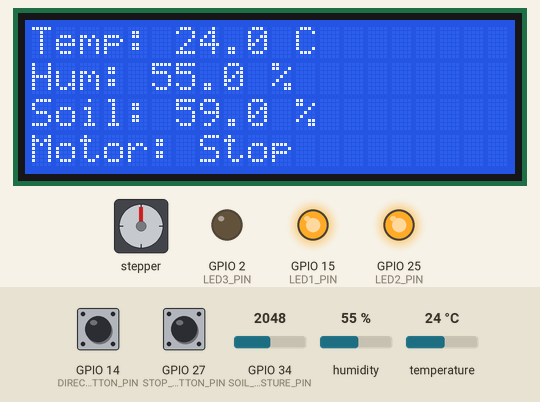
Bench run of a sketch on a simulated ESP32. Parts: 20×4 character LCD, stepper motor, output pins drawn as LEDs (lit = HIGH). Inputs (shaded band) come from the test bench; at power-on: GPIO 14 (DIRECTION_BUTTON_PIN) HIGH, GPIO 34 (SOIL_MOISTURE_PIN) = 2048, temperature 24 °C, GPIO 27 (STOP_BUTTON_PIN) HIGH, humidity 55 %. Stepper angles assume 2048 steps per turn; what the sketch prints to the serial monitor is not drawn.

Above: at 2.2 s.
2.3 s: GPIO 14 (DIRECTION_BUTTON_PIN) pulled LOW for 0.15 s
At 2.76 s:
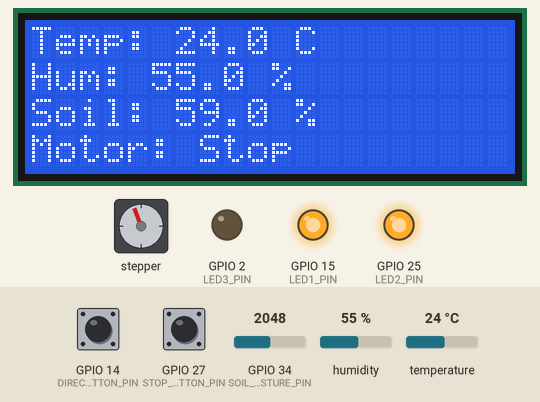
3.0 s: GPIO 14 (DIRECTION_BUTTON_PIN) pulled LOW for 1 s
At 3.36 s:
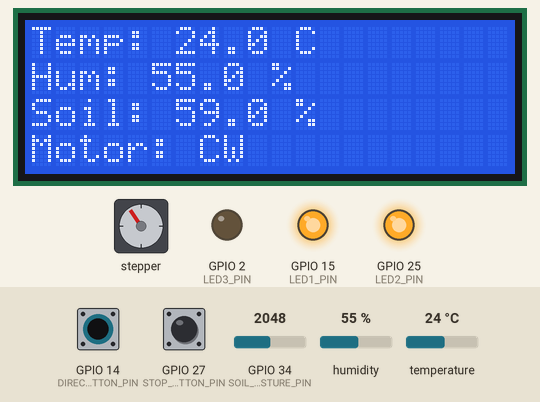
4.6 s: GPIO 34 (SOIL_MOISTURE_PIN) set to 2218
At 5.6 s:
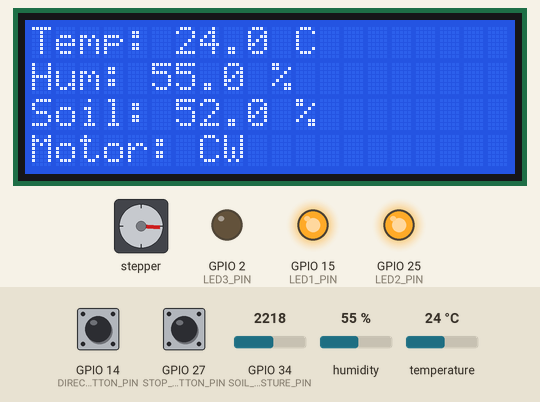
6.9 s: GPIO 34 (SOIL_MOISTURE_PIN) set to 2283
At 7.3 s:
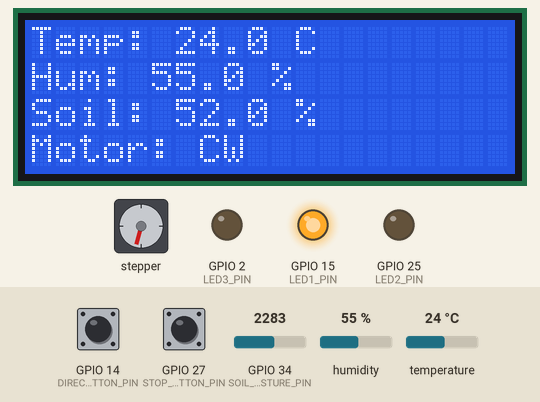
9.2 s: GPIO 14 (DIRECTION_BUTTON_PIN) pulled LOW for 0.15 s
9.9 s: temperature set to 26 °C
At 13.69 s:
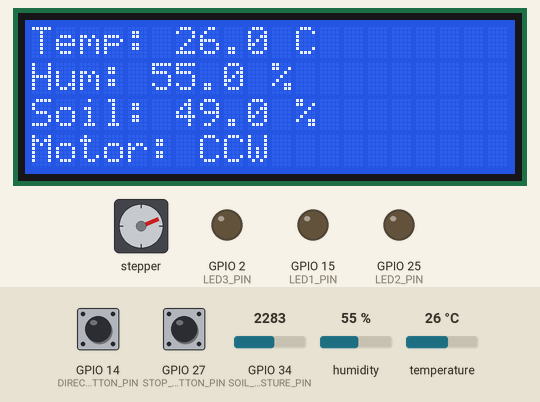
Timing chart, 0 to 15.3 s (numbered marks = the images above; inputs shaded):
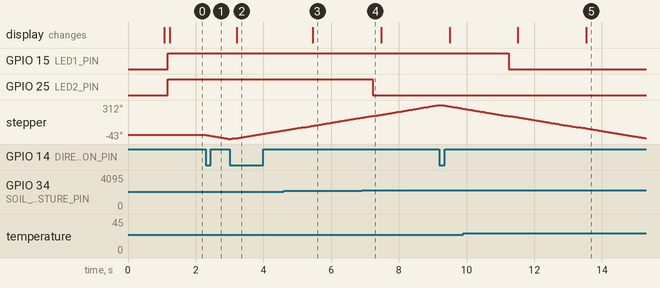

Measured:
- the behaviour switches between 2249 and 2250 on GPIO 34 (SOIL_MOISTURE_PIN) (found by bisection; images 3 and 4)
- the behaviour switches between 24 and 25 °C on temperature (found by bisection; images 4 and 5)
- after the input at 2.3 s, stepper: turns 43° counter-clockwise in 0.68 s, starting at once
- after the input at 3.0 s, the display: changes after 0.21 s (image 2)
- after the input at 4.6 s, the display: changes after 0.86 s (image 3)
- after the input at 6.9 s, GPIO 25 (LED2_PIN): HIGH → LOW after 0.33 s
- after the input at 9.9 s, GPIO 15 (LED1_PIN): HIGH → LOW after 1.3 s; the display: first changes after 1.6 s (image 5 shows a later state)

The sketch:

test.ino
```cpp
#include <Arduino.h>
#include <Stepper.h>
#include <DHT.h>
#include <LiquidCrystal_I2C.h>
#include <freertos/FreeRTOS.h>
#include <freertos/task.h>
#include <freertos/queue.h>
#include <freertos/semphr.h>

// Số bước cho mỗi vòng quay của động cơ (2048 bước cho 28BYJ-48 với tỉ lệ giảm tốc 64:1)
const int STEPS_PER_REVOLUTION = 2048;

// Định nghĩa các chân
#define IN1 19           // GPIO 19
#define IN2 18           // GPIO 18
#define IN3 5            // GPIO 5
#define IN4 17           // GPIO 17
#define DIRECTION_BUTTON_PIN 14  // GPIO 14 cho nút đảo chiều
#define STOP_BUTTON_PIN 27       // GPIO 27 cho nút dừng
#define DHT11_PIN 4      // GPIO 4 cho DHT11
#define SOIL_MOISTURE_PIN 34 // GPIO 34 (ADC1_6) cho độ ẩm đất
#define LED1_PIN 15      // GPIO 15 cho LED1 (nhiệt độ < 25°C)
#define LED2_PIN 25      // GPIO 25 cho LED2 (độ ẩm đất > 50%)
#define LED3_PIN 2      // GPIO 26 cho LED3 (nhiệt độ > 30°C)

// Khởi tạo đối tượng
Stepper myStepper(STEPS_PER_REVOLUTION, IN1, IN3, IN2, IN4);
#define DHTTYPE DHT11
DHT dht(DHT11_PIN, DHTTYPE);
LiquidCrystal_I2C lcd(0x27, 20, 4); // LCD I2C (địa chỉ 0x27, 20x4)

// Biến toàn cục cho động cơ
bool isClockwise = true; // true: thuận, false: ngược
SemaphoreHandle_t directionSemaphore;
SemaphoreHandle_t stopSemaphore;
SemaphoreHandle_t directionMutex;

// Queue cho dữ liệu cảm biến
QueueHandle_t sensorQueue;

// Cấu trúc dữ liệu cảm biến
typedef struct {
    float temperature;     // Nhiệt độ từ DHT11
    float humidity;        // Độ ẩm không khí từ DHT11
    int soil_moisture;     // Độ ẩm đất (giá trị analog)
    float soil_percentage; // Độ ẩm đất tính theo phần trăm
} sensor_data_t;

// Task xử lý hai nút nhấn
void buttonTask(void *pvParameters) {
    int lastDirectionButtonState = HIGH;
    int lastStopButtonState = HIGH;

    while (1) {
        // Đọc trạng thái hai nút
        int directionButtonState = digitalRead(DIRECTION_BUTTON_PIN);
        int stopButtonState = digitalRead(STOP_BUTTON_PIN);

        // Xử lý nút đảo chiều
        if (directionButtonState == LOW && lastDirectionButtonState == HIGH) {
            // Phát hiện cạnh xuống: đảo chiều và kích hoạt quay
            if (xSemaphoreTake(directionMutex, portMAX_DELAY) == pdTRUE) {
                isClockwise = !isClockwise;
                Serial.println(isClockwise ? "Direction Button Pressed: Set to Clockwise" :
                                           "Direction Button Pressed: Set to Counterclockwise");
                xSemaphoreGive(directionMutex);
            }
            // Báo hiệu quay liên tục
            xSemaphoreGive(directionSemaphore);
            vTaskDelay(50 / portTICK_PERIOD_MS); // Chống dội phím
        }

        // Xử lý nút dừng
        if (stopButtonState == LOW && lastStopButtonState == HIGH) {
            // Phát hiện cạnh xuống: báo hiệu dừng
            xSemaphoreGive(stopSemaphore);
            Serial.println("Stop Button Pressed: Motor Stopped");
            vTaskDelay(50 / portTICK_PERIOD_MS); // Chống dội phím
        }

        // Cập nhật trạng thái nút
        lastDirectionButtonState = directionButtonState;
        lastStopButtonState = stopButtonState;

        vTaskDelay(10 / portTICK_PERIOD_MS); // Kiểm tra mỗi 10ms
    }
}

// Task điều khiển động cơ
void motorTask(void *pvParameters) {
    bool localIsClockwise = true;

    while (1) {
        // Kiểm tra nút dừng trước
        if (xSemaphoreTake(stopSemaphore, 0) == pdTRUE) {
            // Nút dừng được nhấn: lấy directionSemaphore để ngăn quay
            xSemaphoreTake(directionSemaphore, 0);
            continue; // Bỏ qua quay động cơ
        }

        // Kiểm tra trạng thái quay
        if (xSemaphoreTake(directionSemaphore, 0) == pdTRUE) {
            if (xSemaphoreTake(directionMutex, portMAX_DELAY) == pdTRUE) {
                localIsClockwise = isClockwise;
                xSemaphoreGive(directionMutex);
            }

            if (localIsClockwise) {
                myStepper.step(10); // 10 bước thuận
                Serial.println("Motor Task: Rotating Clockwise");
            } else {
                myStepper.step(-10); // 10 bước ngược
                Serial.println("Motor Task: Rotating Counterclockwise");
            }
            xSemaphoreGive(directionSemaphore);
        }

        vTaskDelay(10 / portTICK_PERIOD_MS); // Lặp mỗi 10ms
    }
}

// Task đọc cảm biến
void sensor_task(void *pvParameters) {
    sensor_data_t sensor_data;

    while (1) {
        // Đọc độ ẩm đất
        int soil_value = analogRead(SOIL_MOISTURE_PIN);
        int soil_min = 1000; // Đất ướt
        int soil_max = 3500; // Đất khô
        sensor_data.soil_moisture = soil_value;
        sensor_data.soil_percentage = map(soil_value, soil_min, soil_max, 100, 0);
        sensor_data.soil_percentage = constrain(sensor_data.soil_percentage, 0, 100);

        // Đọc DHT11
        float h = dht.readHumidity();
        float t = dht.readTemperature();
        if (!isnan(h) && !isnan(t)) {
            sensor_data.temperature = t;
            sensor_data.humidity = h;
        } else {
            sensor_data.temperature = -1;
            sensor_data.humidity = -1;
        }

        // Gửi dữ liệu vào queue
        xQueueSend(sensorQueue, &sensor_data, portMAX_DELAY);
        vTaskDelay(2000 / portTICK_PERIOD_MS); // Đọc mỗi 2 giây
    }
}

// Task hiển thị và điều khiển
void display_and_control_task(void *pvParameters) {
    sensor_data_t sensor_data;
    bool led1_state = false;
    bool led2_state = false;
    bool led3_state = false;

    pinMode(LED1_PIN, OUTPUT);
    pinMode(LED2_PIN, OUTPUT);
    pinMode(LED3_PIN, OUTPUT);
    digitalWrite(LED1_PIN, LOW);
    digitalWrite(LED2_PIN, LOW);
    digitalWrite(LED3_PIN, LOW);

    while (1) {
        // Nhận dữ liệu cảm biến
        if (xQueueReceive(sensorQueue, &sensor_data, 0) == pdTRUE) {
            // Điều khiển LED1 (nhiệt độ < 25°C)
            if (sensor_data.temperature != -1) {
                led1_state = (sensor_data.temperature < 25.0);
                digitalWrite(LED1_PIN, led1_state);
                Serial.printf("LED 1: %s (Temperature: %.1f°C)\n",
                              led1_state ? "ON" : "OFF", sensor_data.temperature);
            }

            // Điều khiển LED2 (độ ẩm đất > 50%)
            led2_state = (sensor_data.soil_percentage > 50.0);
            digitalWrite(LED2_PIN, led2_state);
            Serial.printf("LED 2: %s (Soil Moisture: %.1f%%)\n",
                          led2_state ? "ON" : "OFF", sensor_data.soil_percentage);

            // Điều khiển LED3 (nhiệt độ > 30°C)
            if (sensor_data.temperature != -1) {
                led3_state = (sensor_data.temperature > 30.0);
                digitalWrite(LED3_PIN, led3_state);
                Serial.printf("LED 3: %s (Temperature: %.1f°C)\n",
                              led3_state ? "ON" : "OFF", sensor_data.temperature);
            }

            // Hiển thị trên LCD
            lcd.clear();

            // Dòng 1: Nhiệt độ
            if (sensor_data.temperature != -1) {
                char line1[21];
                snprintf(line1, sizeof(line1), "Temp: %.1f C", sensor_data.temperature);
                lcd.setCursor(0, 0);
                lcd.print(line1);
            } else {
                lcd.setCursor(0, 0);
                lcd.print("Temp: Error");
            }

            // Dòng 2: Độ ẩm không khí
            if (sensor_data.humidity != -1) {
                char line2[21];
                snprintf(line2, sizeof(line2), "Hum: %.1f %%", sensor_data.humidity);
                lcd.setCursor(0, 1);
                lcd.print(line2);
            } else {
                lcd.setCursor(0, 1);
                lcd.print("Hum: Error");
            }

            // Dòng 3: Độ ẩm đất
            char line3[21];
            snprintf(line3, sizeof(line3), "Soil: %.1f %%", sensor_data.soil_percentage);
            lcd.setCursor(0, 2);
            lcd.print(line3);

            // Dòng 4: Trạng thái động cơ
            char line4[21];
            bool isMotorRunning = (xSemaphoreTake(directionSemaphore, 0) == pdTRUE);
            bool isStopped = (xSemaphoreTake(stopSemaphore, 0) == pdTRUE);
            if (xSemaphoreTake(directionMutex, portMAX_DELAY) == pdTRUE) {
                snprintf(line4, sizeof(line4), "Motor: %s",
                         isStopped ? "Stop" : (isMotorRunning ? (isClockwise ? "CW" : "CCW") : "Stop"));
                xSemaphoreGive(directionMutex);
            }
            if (isMotorRunning) {
                xSemaphoreGive(directionSemaphore); // Trả semaphore
            }
            if (isStopped) {
                xSemaphoreGive(stopSemaphore); // Trả semaphore
            }
            lcd.setCursor(0, 3);
            lcd.print(line4);

            // In Serial để debug
            if (sensor_data.temperature != -1 && sensor_data.humidity != -1) {
                Serial.printf("Temperature: %.1f°C, Humidity: %.1f%%\n",
                              sensor_data.temperature, sensor_data.humidity);
            } else {
                Serial.println("Error reading DHT11");
            }
            Serial.printf("Soil Moisture (Raw): %d, Soil Moisture: %.1f%%\n",
                          sensor_data.soil_moisture, sensor_data.soil_percentage);
        }

        vTaskDelay(100 / portTICK_PERIOD_MS); // Cập nhật LCD mỗi 100ms
    }
}

void setup() {
    // Khởi tạo Serial
    Serial.begin(115200);
    Serial.println("ESP32 Sensor and Stepper Control");

    // Khởi tạo LCD
    lcd.init();
    lcd.backlight();
    lcd.setCursor(0, 0);
    lcd.print("Starting...");
    vTaskDelay(1000 / portTICK_PERIOD_MS);
    lcd.clear();

    // Khởi tạo DHT11
    dht.begin();

    // Cấu hình chân
    pinMode(DIRECTION_BUTTON_PIN, INPUT_PULLUP);
    pinMode(STOP_BUTTON_PIN, INPUT_PULLUP);
    pinMode(SOIL_MOISTURE_PIN, INPUT);

    // Đặt tốc độ động cơ
    myStepper.setSpeed(15); // 15 RPM

    // Tạo queue cho cảm biến
    sensorQueue = xQueueCreate(10, sizeof(sensor_data_t));
    if (sensorQueue == NULL) {
        Serial.println("Failed to create sensor queue");
        lcd.setCursor(0, 0);
        lcd.print("Queue Error");
        while (1);
    }

    // Tạo semaphore cho nút đảo chiều
    directionSemaphore = xSemaphoreCreateBinary();
    if (directionSemaphore == NULL) {
        Serial.println("Failed to create direction semaphore");
        lcd.setCursor(0, 0);
        lcd.print("Semaphore Error");
        while (1);
    }

    // Tạo semaphore cho nút dừng
    stopSemaphore = xSemaphoreCreateBinary();
    if (stopSemaphore == NULL) {
        Serial.println("Failed to create stop semaphore");
        lcd.setCursor(0, 0);
        lcd.print("Semaphore Error");
        while (1);
    }

    // Tạo mutex cho isClockwise
    directionMutex = xSemaphoreCreateMutex();
    if (directionMutex == NULL) {
        Serial.println("Failed to create direction mutex");
        lcd.setCursor(0, 0);
        lcd.print("Mutex Error");
        while (1);
    }

    // Tạo các task
    xTaskCreate(sensor_task, "Sensor Task", 2048, NULL, 1, NULL);
    xTaskCreate(display_and_control_task, "Display Task", 4096, NULL, 1, NULL);
    xTaskCreate(buttonTask, "Button Task", 2048, NULL, 1, NULL);
    xTaskCreate(motorTask, "Motor Task", 2048, NULL, 1, NULL);
}

void loop() {
    // Để trống vì FreeRTOS quản lý các task
}
```
